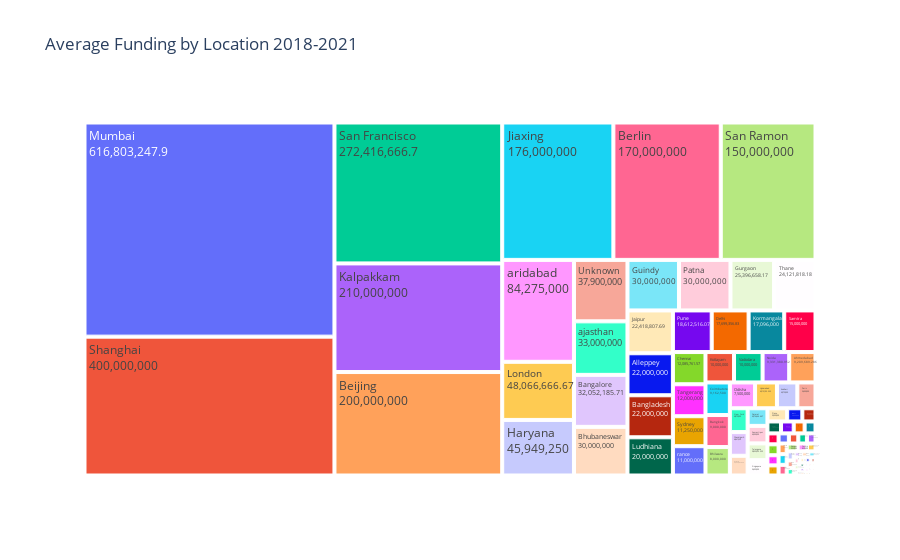

Notebook cell for this chart:
### Markdown cell above
## **3. How does funding vary with the location of the start-ups**

### Code cell
# Top ten most funded locations
location_funding=df.groupby('headquarter')['amount'].mean()
# Group by 'location' and calculate the mean amount
location_funding = df.groupby('headquarter')['amount'].mean().reset_index()

# Create a TreeMap visualization
fig = px.treemap(location_funding, path=['headquarter'], values='amount', title='Average Funding by Location\n2018-2021')
fig.update_traces(textinfo='label+value')

# Show the plot
fig.show()

### Figure 1 — Plotly figure (JSON) as saved in the notebook; plotly's stock layout.template omitted (floating-point values rounded to 4 significant figures)
{"data": [{"branchvalues": "total", "domain": {"x": [0, 1], "y": [0, 1]}, "hovertemplate": "labels=%{label}<br>amount=%{value}<br>parent=%{parent}<br>id=%{id}<extra></extra>", "ids": ["Ahmedabad", "Alleppey", "Alwar", "Ambernath", "Anand", "Andheri", "Azadpur", "Bangalore", "Bangalore City", "Bangkok", "Bangladesh", "Beijing", "Belgaum", "Berlin", "Bhilwara", "Bhopal", "Bhubaneswar", "Bihar", "Chandigarh", "Chennai", "Cochin", "Coimbatore", "Computer Games", "Dehradun", "Delhi", "Dhingsara", "Gandhinagar", "Ghaziabad", "Goa", "Guindy", "Gujarat", "Guntur", "Gurgaon", "Guwahati", "Haryana", "Hubli", "Hyderabad", "India", "Indore", "Irvine", "Jaipur", "Jharkhand", "Jiaxing", "Jodhpur", "Kalkaji", "Kalpakkam", "Kannur", "Kanpur", "Kochi", "Kolkata", "Kormangala", "Kota", "Kottayam", "London", "Lucknow", "Ludhiana", "Mangalore", "Margão", "Milano", "Mohali", "Mountain View", "Mumbai", "Mylapore", "Nagpur", "New York", "Newcastle Upon Tyne", "Nilgiris", "Noida", "Odisha", "Online Media", "Palmwoods", "Panaji", "Panchkula", "Paris", "Patna", "Plano", "Powai", "Pune", "Samastipur", "Samtra", "San Francisco", "San Ramon", "Satara", "Seattle", "Seoul", "Shanghai", "Silvassa", "Singapore", "Surat", "Sydney", "Tamil Nadu", "Tangerang", "Telangana", "Thane", "Thiruvananthapuram", "Tirunelveli", "Trivandrum", "Tumkur", "Unknown", "Uttar Pradesh", "Uttar pradesh", "Vadodara", "Warangal", "West Bengal", "Worli", "ajastan", "ajasthan", "ajsamand", "anchi", "aridabad", "iyadh", "ood & Beverages", "oorkee", "rance", "risco", "rnakulam"], "labels": ["Ahmedabad", "Alleppey", "Alwar", "Ambernath", "Anand", "Andheri", "Azadpur", "Bangalore", "Bangalore City", "Bangkok", "Bangladesh", "Beijing", "Belgaum", "Berlin", "Bhilwara", "Bhopal", "Bhubaneswar", "Bihar", "Chandigarh", "Chennai", "Cochin", "Coimbatore", "Computer Games", "Dehradun", "Delhi", "Dhingsara", "Gandhinagar", "Ghaziabad", "Goa", "Guindy", "Gujarat", "Guntur", "Gurgaon", "Guwahati", "Haryana", "Hubli", "Hyderabad", "India", "Indore", "Irvine", "Jaipur", "Jharkhand", "Jiaxing", "Jodhpur", "Kalkaji", "Kalpakkam", "Kannur", "Kanpur", "Kochi", "Kolkata", "Kormangala", "Kota", "Kottayam", "London", "Lucknow", "Ludhiana", "Mangalore", "Margão", "Milano", "Mohali", "Mountain View", "Mumbai", "Mylapore", "Nagpur", "New York", "Newcastle Upon Tyne", "Nilgiris", "Noida", "Odisha", "Online Media", "Palmwoods", "Panaji", "Panchkula", "Paris", "Patna", "Plano", "Powai", "Pune", "Samastipur", "Samtra", "San Francisco", "San Ramon", "Satara", "Seattle", "Seoul", "Shanghai", "Silvassa", "Singapore", "Surat", "Sydney", "Tamil Nadu", "Tangerang", "Telangana", "Thane", "Thiruvananthapuram", "Tirunelveli", "Trivandrum", "Tumkur", "Unknown", "Uttar Pradesh", "Uttar pradesh", "Vadodara", "Warangal", "West Bengal", "Worli", "ajastan", "ajasthan", "ajsamand", "anchi", "aridabad", "iyadh", "ood & Beverages", "oorkee", "rance", "risco", "rnakulam"], "name": "", "parents": ["", "", "", "", "", "", "", "", "", "", "", "", "", "", "", "", "", "", "", "", "", "", "", "", "", "", "", "", "", "", "", "", "", "", "", "", "", "", "", "", "", "", "", "", "", "", "", "", "", "", "", "", "", "", "", "", "", "", "", "", "", "", "", "", "", "", "", "", "", "", "", "", "", "", "", "", "", "", "", "", "", "", "", "", "", "", "", "", "", "", "", "", "", "", "", "", "", "", "", "", "", "", "", "", "", "", "", "", "", "", "", "", "", "", "", ""], "textinfo": "label+value", "type": "treemap", "values": [9210000.0, 22000000, 0, 200000, 0, 6075000, 0, 32050000.0, 1001080, 9000000, 22000000, 200000000, 738000, 170000000, 8000000, 510000, 30000000, 329000, 4847200, 12090000.0, 850000, 9162500, 1200000, 2000000, 17700000.0, 100000, 200000, 1400000, 342000, 30000000, 4017000.0, 130000, 25400000.0, 0, 45949250, 0, 6512000.0, 620500, 1746520, 500000, 22420000.0, 0, 176000000, 258600, 233600, 210000000, 17520, 992000, 1294000, 4040000.0, 17096000, 1460, 10000000, 48070000.0, 175000, 20000000, 0, 1496500, 2300000, 0, 0, 616800000.0, 600000, 350000, 4875000, 300000, 200000, 9331000.0, 7500000, 0, 0, 1000000, 100000, 5400000, 30000000, 3000000, 400000, 18610000.0, 4000000, 15000000, 272400000.0, 150000000, 140000, 1100000, 1400000, 400000000, 1000000, 3495000, 1867000.0, 11250000, 0, 12000000, 3833000.0, 24120000.0, 0, 500000, 300000, 0, 37900000, 769000, 1000000, 10000000, 0, 1500000, 0, 1000000, 33000000, 200000, 100000, 84275000, 1300000, 461000, 0, 11000000, 0, 0]}], "layout": {"legend": {"tracegroupgap": 0}, "title": {"text": "Average Funding by Location\n2018-2021"}}}
